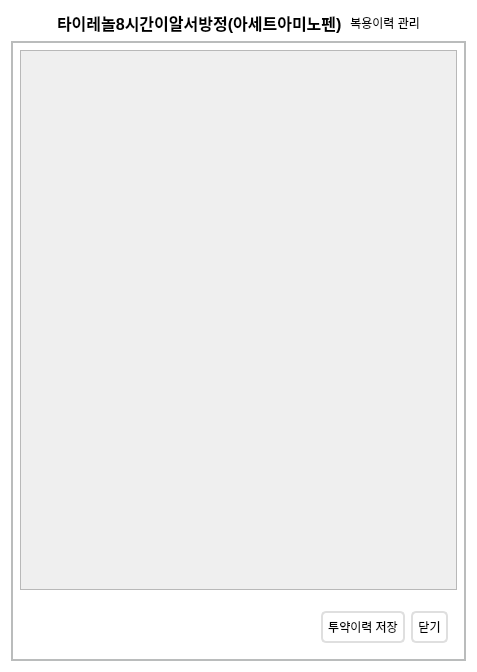
<?xml version="1.0" encoding="UTF-8"?>
<ui version="4.0">
 <class>FormCheckingSchedule</class>
 <widget class="QWidget" name="FormCheckingSchedule">
  <property name="geometry">
   <rect>
    <x>0</x>
    <y>0</y>
    <width>477</width>
    <height>672</height>
   </rect>
  </property>
  <property name="windowTitle">
   <string>Form</string>
  </property>
  <property name="styleSheet">
   <string notr="true">#FormCheckingSchedule{
	background-color: white;
}

*{
    font: &quot;맑은 고딕&quot;;
}

#label_medi_name{
	font: bold 12pt;
}

QPushButton {
	background-color: #ffffff;
	border: 2px solid #DFDFDF;
	border-radius: 5px;
	padding: 5px;
}
QPushButton:hover {
	background-color: #9FC5E8;
	border: 2px solid #C9DAF8;
}
QPushButton:pressed {
	background-color: #4A86E8;
	border: 2px solid #86AEEF;
}
#widget_lower, #widget_upper {
	border: 2px solid #BABCBC;
}</string>
  </property>
  <layout class="QVBoxLayout" name="verticalLayout_9">
   <item>
    <widget class="QWidget" name="widget" native="true">
     <property name="sizePolicy">
      <sizepolicy hsizetype="Preferred" vsizetype="Minimum">
       <horstretch>0</horstretch>
       <verstretch>0</verstretch>
      </sizepolicy>
     </property>
     <layout class="QHBoxLayout" name="horizontalLayout_2">
      <property name="spacing">
       <number>5</number>
      </property>
      <property name="leftMargin">
       <number>0</number>
      </property>
      <property name="topMargin">
       <number>0</number>
      </property>
      <property name="rightMargin">
       <number>0</number>
      </property>
      <property name="bottomMargin">
       <number>0</number>
      </property>
      <item>
       <spacer name="horizontalSpacer_8">
        <property name="orientation">
         <enum>Qt::Horizontal</enum>
        </property>
        <property name="sizeHint" stdset="0">
         <size>
          <width>222</width>
          <height>20</height>
         </size>
        </property>
       </spacer>
      </item>
      <item>
       <widget class="QLabel" name="label_medi_name">
        <property name="text">
         <string>타이레놀8시간이알서방정(아세트아미노펜)</string>
        </property>
       </widget>
      </item>
      <item>
       <widget class="QLabel" name="label">
        <property name="text">
         <string> 복용이력 관리</string>
        </property>
       </widget>
      </item>
      <item>
       <spacer name="horizontalSpacer">
        <property name="orientation">
         <enum>Qt::Horizontal</enum>
        </property>
        <property name="sizeHint" stdset="0">
         <size>
          <width>222</width>
          <height>20</height>
         </size>
        </property>
       </spacer>
      </item>
     </layout>
    </widget>
   </item>
   <item>
    <widget class="QWidget" name="widget_lower" native="true">
     <property name="sizePolicy">
      <sizepolicy hsizetype="Preferred" vsizetype="Expanding">
       <horstretch>0</horstretch>
       <verstretch>0</verstretch>
      </sizepolicy>
     </property>
     <layout class="QVBoxLayout" name="verticalLayout_8">
      <item>
       <widget class="QScrollArea" name="scrollArea">
        <property name="horizontalScrollBarPolicy">
         <enum>Qt::ScrollBarAlwaysOff</enum>
        </property>
        <property name="widgetResizable">
         <bool>true</bool>
        </property>
        <widget class="QWidget" name="scrollAreaWidgetContents">
         <property name="geometry">
          <rect>
           <x>0</x>
           <y>0</y>
           <width>439</width>
           <height>552</height>
          </rect>
         </property>
         <layout class="QVBoxLayout" name="verticalLayout_2">
          <item>
           <layout class="QVBoxLayout" name="verticalLayout"/>
          </item>
          <item>
           <spacer name="verticalSpacer">
            <property name="orientation">
             <enum>Qt::Vertical</enum>
            </property>
            <property name="sizeHint" stdset="0">
             <size>
              <width>20</width>
              <height>40</height>
             </size>
            </property>
           </spacer>
          </item>
         </layout>
        </widget>
       </widget>
      </item>
      <item>
       <widget class="QWidget" name="widget_13" native="true">
        <layout class="QVBoxLayout" name="verticalLayout_10">
         <property name="spacing">
          <number>0</number>
         </property>
         <property name="leftMargin">
          <number>0</number>
         </property>
         <property name="topMargin">
          <number>0</number>
         </property>
         <property name="rightMargin">
          <number>0</number>
         </property>
         <property name="bottomMargin">
          <number>0</number>
         </property>
        </layout>
       </widget>
      </item>
      <item>
       <widget class="QWidget" name="widget_12" native="true">
        <property name="sizePolicy">
         <sizepolicy hsizetype="Preferred" vsizetype="Minimum">
          <horstretch>0</horstretch>
          <verstretch>0</verstretch>
         </sizepolicy>
        </property>
        <layout class="QHBoxLayout" name="horizontalLayout_6">
         <item>
          <spacer name="horizontalSpacer_3">
           <property name="orientation">
            <enum>Qt::Horizontal</enum>
           </property>
           <property name="sizeHint" stdset="0">
            <size>
             <width>132</width>
             <height>20</height>
            </size>
           </property>
          </spacer>
         </item>
         <item>
          <widget class="QPushButton" name="btn_save">
           <property name="text">
            <string>투약이력 저장</string>
           </property>
          </widget>
         </item>
         <item>
          <widget class="QPushButton" name="btn_cancel">
           <property name="text">
            <string>닫기</string>
           </property>
          </widget>
         </item>
        </layout>
       </widget>
      </item>
     </layout>
    </widget>
   </item>
  </layout>
 </widget>
 <resources>
  <include location="../src/my_qrc.qrc"/>
 </resources>
 <connections/>
</ui>
